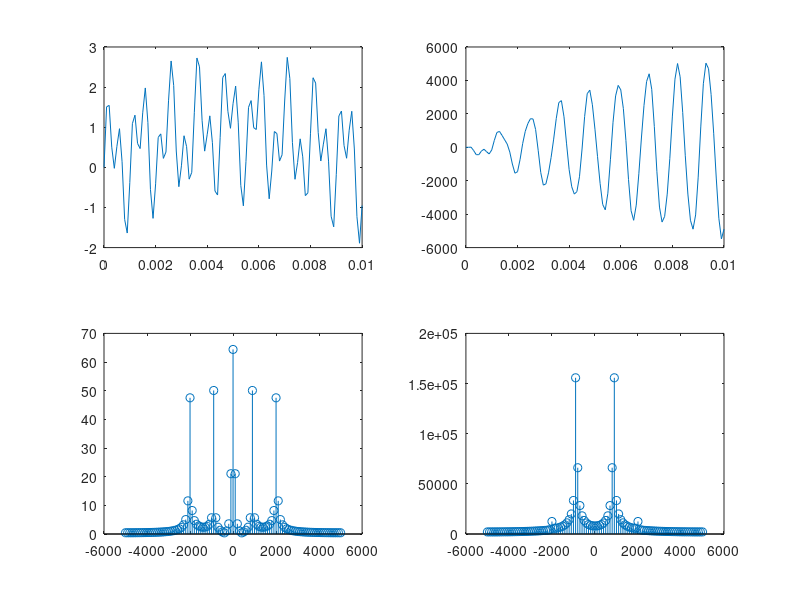

MATLAB code to generate this figure:
clear;clc;close all;

nums = [200 0];
dens = [1 200 5500^2];

%bode(nums,dens);

numz = [200 -170];
denz = [1 -1.68 .97];

%fvtool(numz,denz);

frecM = 10000;
t = [0:1/frecM:.01];

sMuestreada = sin(2*pi*880*t)+sin(2*pi*2000*t)+sin(2*pi*50*t);
subplot(2,2,1);
plot(t,sMuestreada);

f = linspace(-frecM/2,frecM/2,length(sMuestreada));
espectro_sMuestreada = fftshift(abs(fft(sMuestreada)));
subplot(2,2,3);
stem(f,espectro_sMuestreada);

sFiltrada(1)=0;
sFiltrada(2)=0;

for n=3:1:length(sMuestreada)
        sFiltrada(n) = 200*sMuestreada(n) - 200*sMuestreada(n-1) + 1.68*sFiltrada(n-1) - 0.97*sFiltrada(n-2);
end

subplot(2,2,2);
plot(t,sFiltrada);

subplot(2,2,4);
espectro_sFiltrada = fftshift(abs(fft(sFiltrada)));
stem(f,espectro_sFiltrada);
